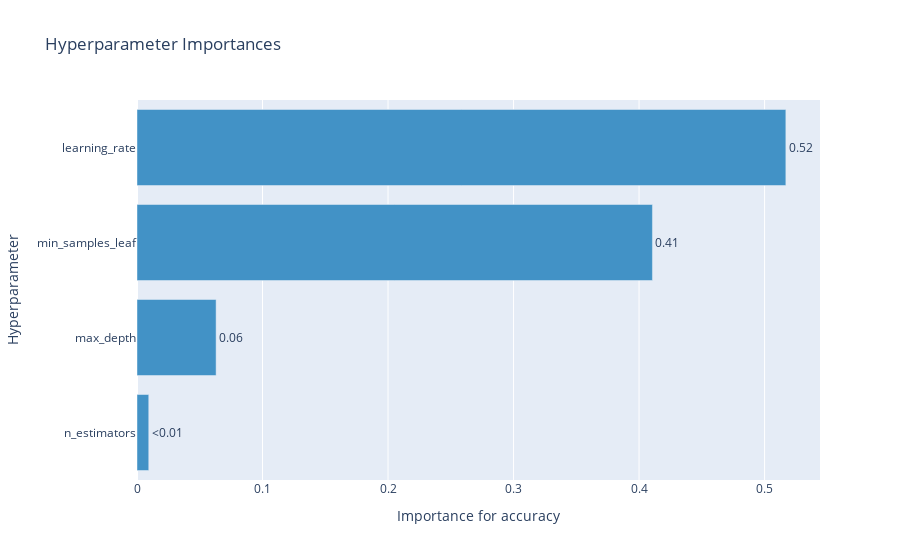

The notebook cell this image was saved under:
### Code cell
optuna.visualization.plot_param_importances(study_2, target_name="accuracy")

### Figure 1 — Plotly figure (JSON) as saved in the notebook; plotly's stock layout.template omitted (floating-point values rounded to 4 significant figures)
{"data": [{"cliponaxis": false, "hovertemplate": ["n_estimators (IntDistribution): 0.009372165388299781<extra></extra>", "max_depth (IntDistribution): 0.06302172241402255<extra></extra>", "min_samples_leaf (IntDistribution): 0.4106605164702921<extra></extra>", "learning_rate (FloatDistribution): 0.5169455957273854<extra></extra>"], "marker": {"color": "rgb(66,146,198)"}, "orientation": "h", "text": ["<0.01", "0.06", "0.41", "0.52"], "textposition": "outside", "type": "bar", "x": [0.009372, 0.06302, 0.4107, 0.5169], "y": ["n_estimators", "max_depth", "min_samples_leaf", "learning_rate"]}], "layout": {"showlegend": false, "title": {"text": "Hyperparameter Importances"}, "xaxis": {"title": {"text": "Importance for accuracy"}}, "yaxis": {"title": {"text": "Hyperparameter"}}}}
